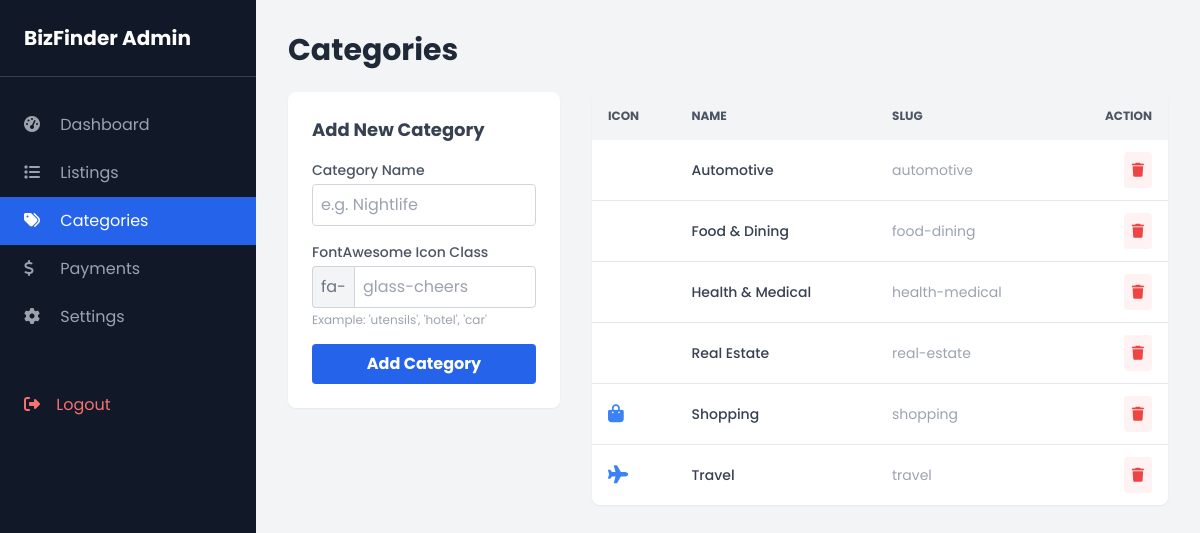
Screenshot of /admin/categories.php (signed in) with the database file from the repository.
### tables this page shows
CREATE TABLE IF NOT EXISTS `categories` (
  `id` int NOT NULL AUTO_INCREMENT,
  `name` varchar(100) NOT NULL,
  `slug` varchar(100) NOT NULL,
  `icon` varchar(50) DEFAULT 'fa-folder',
  `created_at` timestamp NULL DEFAULT CURRENT_TIMESTAMP,
  PRIMARY KEY (`id`),
  UNIQUE KEY `slug` (`slug`)
);

### admin/categories.php (the view, shortened to what this page needs)
<?php
$db = new Database();
$conn = $db->getConnection();
$categories = $conn->query("SELECT * FROM categories ORDER BY name ASC")->fetchAll(PDO::FETCH_ASSOC);
?>
<!DOCTYPE html>
<html lang="en">
<head>
    <script src="https://cdn.tailwindcss.com"></script>
    <link rel="stylesheet" href="https://cdnjs.cloudflare.com/ajax/libs/font-awesome/6.4.0/css/all.min.css">
</head>
<body class="bg-gray-100 font-[Poppins] flex">
    <aside class="w-64 bg-gray-900 text-white min-h-screen hidden md:block">
        <div class="p-6 text-xl font-bold border-b border-gray-700">BizFinder Admin</div>
        <nav class="mt-6">
            <a href="index.php" class="block py-3 px-6 text-gray-400 hover:text-white"><i class="fas fa-tachometer-alt mr-3 w-5"></i> Dashboard</a>
            <a href="listings.php" class="block py-3 px-6 text-gray-400 hover:text-white"><i class="fas fa-list mr-3 w-5"></i> Listings</a>
            <a href="categories.php" class="block py-3 px-6 bg-blue-600 text-white"><i class="fas fa-tags mr-3 w-5"></i> Categories</a>
            <a href="payments.php" class="block py-3 px-6 text-gray-400 hover:text-white"><i class="fas fa-dollar-sign mr-3 w-5"></i> Payments</a>
            <a href="settings.php" class="block py-3 px-6 text-gray-400 hover:text-white"><i class="fas fa-cog mr-3 w-5"></i> Settings</a>
            <a href="../logout.php" class="block py-3 px-6 text-red-400 mt-10"><i class="fas fa-sign-out-alt mr-3"></i> Logout</a>
        </nav>
    </aside>
    <div class="flex-1 p-8">
        <h1 class="text-3xl font-bold text-gray-800 mb-6">Categories</h1>
        <div class="grid grid-cols-1 md:grid-cols-3 gap-8">
            <div class="bg-white p-6 rounded-lg shadow-sm h-fit">
                <h3 class="font-bold text-lg mb-4 text-gray-700">Add New Category</h3>
                <form method="POST">
                    <div class="mb-4">
                        <label class="block text-sm font-medium text-gray-600 mb-1">Category Name</label>
                        <input type="text" name="name" required placeholder="e.g. Nightlife" class="w-full border border-gray-300 rounded p-2 focus:outline-none focus:border-blue-500">
                    </div>
                    <div class="mb-4">
                        <label class="block text-sm font-medium text-gray-600 mb-1">FontAwesome Icon Class</label>
                        <div class="flex items-center">
                            <span class="bg-gray-100 border border-r-0 border-gray-300 p-2 rounded-l text-gray-500">fa-</span>
                            <input type="text" name="icon" required placeholder="glass-cheers" class="w-full border border-gray-300 rounded-r p-2 focus:outline-none focus:border-blue-500">
                        </div>
                        <p class="text-xs text-gray-400 mt-1">Example: 'utensils', 'hotel', 'car'</p>
                    </div>
                    <button type="submit" name="add_category" class="w-full bg-blue-600 text-white font-bold py-2 rounded hover:bg-blue-700 transition">Add Category</button>
                </form>
            </div>
            <div class="md:col-span-2 bg-white rounded-lg shadow-sm overflow-hidden">
                <table class="w-full text-left border-collapse">
                    <thead class="bg-gray-100 text-gray-600 uppercase text-xs font-semibold">
                        <tr>
                            <th class="p-4">Icon</th>
                            <th class="p-4">Name</th>
                            <th class="p-4">Slug</th>
                            <th class="p-4 text-right">Action</th>
                        </tr>
                    </thead>
                    <tbody class="text-sm text-gray-700">
                        <?php foreach($categories as $cat): ?>
                        <tr class="hover:bg-gray-50 border-b last:border-0">
                            <td class="p-4 text-blue-500 text-lg"><i class="fas fa-<?php echo htmlspecialchars($cat['icon']); ?>"></i></td>
                            <td class="p-4 font-medium"><?php echo htmlspecialchars($cat['name']); ?></td>
                            <td class="p-4 text-gray-400"><?php echo htmlspecialchars($cat['slug']); ?></td>
                            <td class="p-4 text-right">
                                <a href="categories.php?delete=<?php echo $cat['id']; ?>" onclick="return confirm('Delete this category?');" class="text-red-500 hover:text-red-700 bg-red-50 hover:bg-red-100 p-2 rounded transition">
                                    <i class="fas fa-trash"></i>
                                </a>
                            </td>
                        </tr>
                        <?php endforeach; ?>
                    </tbody>
                </table>
            </div>
        </div>
    </div>
</body>
</html>

### rows the page displays
categories: name "Automotive", slug "automotive"
categories: name "Food & Dining", slug "food-dining"
categories: name "Health & Medical", slug "health-medical"
categories: name "Real Estate", slug "real-estate"
categories: name "Shopping", slug "shopping"
categories: name "Travel", slug "travel"
